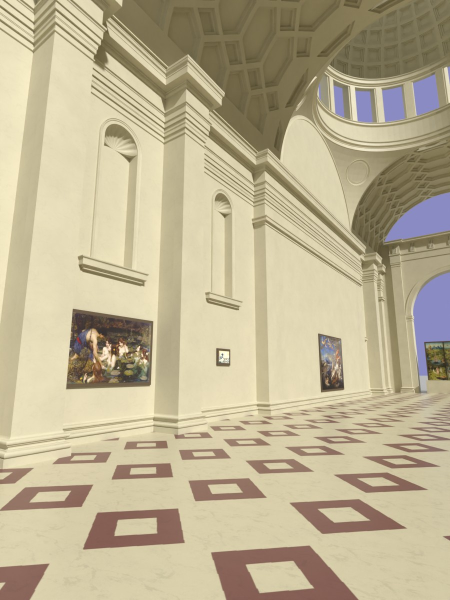
#> input picture renders/light-tests/left-wall-B.jpg, 900 x 1200 px, given in place of athens-original.jpg, which was not available (shown at 1/2 size)
$ python panelcore.py ../../renders/light-tests/left-wall-B.jpg
#> lines starting #> are read from the running program, lines starting #| are printed output that depends on the picture; after the words box and inside, x2 and y2 are one past the last pixel; in counts of white or black regions, pixels touching at a corner belong together
"""Median colour of coffer panel cores (hexagons inset 0.35 m past the rib) and rib cores, fresco vs render."""
import sys, math, cv2, numpy as np
CX, CY, F, EYE, ZS, R = 1933.3, 1775.9, 2274.0, 1.85, 12.3, 5.9
D, Pr, b, w, yref = 2.62, 1.62, 0.68, 0.20, 30.07
def stats(img, k, s_lo=-7.5, s_hi=7.5, y_lo=24.0, y_hi=31.4, ppm=100):
    s = np.arange(s_lo, s_hi, 1/ppm); y = np.arange(y_hi, y_lo, -1/ppm); S_, Y_ = np.meshgrid(s, y); th = S_/R
    X = R*np.sin(th); Z = ZS + R*np.cos(th); U = CX + F*X/Y_; V = CY - F*(Z-EYE)/Y_
    res = cv2.remap(img, (U*k).astype(np.float32), (V*k).astype(np.float32), cv2.INTER_AREA)
    def inset(poly, t):
        n = len(poly); o = []
        for i in range(n):
            p0, p1, p2 = np.array(poly[i-1]), np.array(poly[i]), np.array(poly[(i+1) % n])
            e1 = (p1-p0)/np.linalg.norm(p1-p0); e2 = (p2-p1)/np.linalg.norm(p2-p1)
            n1 = np.array([-e1[1], e1[0]]); n2 = np.array([-e2[1], e2[0]]); o.append(tuple(p1 + t*(n1+n2)/(1+n1@n2)))
        return o
    a, h = D/2, Pr/2
    core = np.zeros(res.shape[:2], np.uint8); rib = np.zeros(res.shape[:2], np.uint8) + 1
    px = lambda q: [int(round((q[0]-s_lo)*ppm)), int(round((y_hi-q[1])*ppm))]
    for i in range(-4, 5):
        for j in range(-6, 2):
            sc, yc = i*D, yref + j*Pr
            hexa = [(sc+a, yc), (sc+b, yc+h), (sc-b, yc+h), (sc-a, yc), (sc-b, yc-h), (sc+b, yc-h)]
            # panel core: lower 60 % of the inset hexagon (the far risers are at the top in the unroll)
            c = inset(hexa, w/2 + 0.30)
            cv2.fillPoly(core, [np.array([px(q) for q in c], np.int32)], 1)
            for t in (hexa, [(sc+a, yc), (sc+D-b, yc+h), (sc+a, yc+Pr), (sc+b, yc+h)]):
                cv2.fillPoly(rib, [np.array([px(q) for q in inset(t, w/2 - 0.05)], np.int32)], 0)
    valid = (V > 440) & (V < 1000) & ~((np.abs(U-1933) < 560) & (V > 690))
    out = {}
    for name, m in (("panel core", core == 1), ("rib core", rib == 1)):
        arr = res[m & valid].reshape(-1, 3)[:, ::-1]
        out[name] = tuple(int(v) for v in np.median(arr, 0))
    return out
fr = cv2.imread(__import__('os').environ.get('FRESCO', 'reference/download/athens-original.jpg'))
#> fr is the input picture: shape (1200, 900, 3); mean B, G, R 146.6, 177.1, 188.8
print("fresco", stats(fr, 20111/3840))
#> in stats, `res = cv2.remap(img, (U*k).astype(np.float32), (V*k).astype(np.float32..`: res: shape (740, 1500, 3); every value is 0
#> after the loop in stats, `for i in range(-4, 5):`:
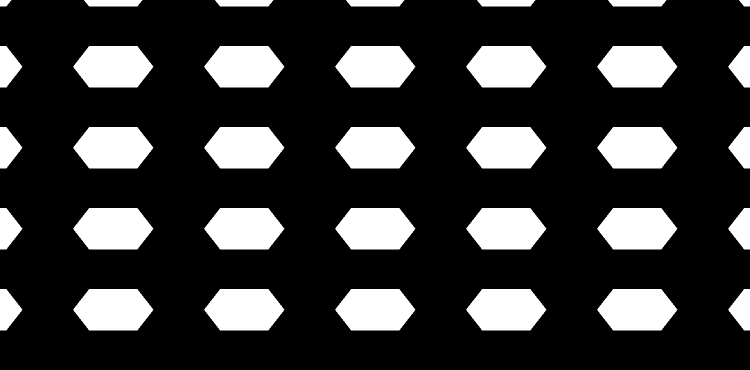
#> core: shape (740, 1500) (shown at 1/2 size); values 0 (black) and 1 (white), 21.6% white; 35 white regions, largest, box (x1, y1, x2, y2) and area: (146, 92, 307, 175) 10675, (408, 92, 569, 175) 10675, (670, 92, 831, 175) 10675
#> after the loop in stats, `for i in range(-4, 5):`:
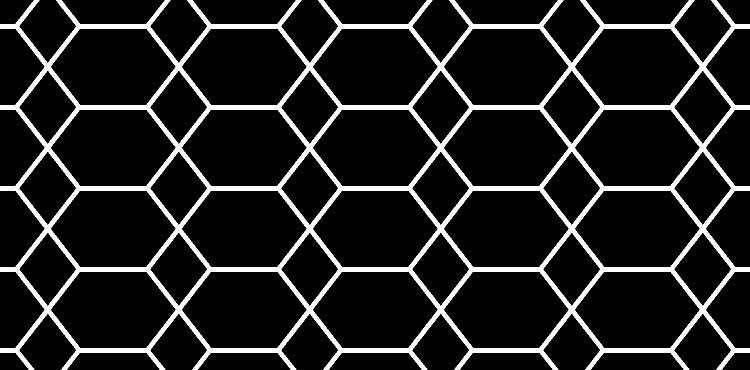
#> rib: shape (740, 1500) (shown at 1/2 size); values 0 (black) and 1 (white), 11.5% white; 1 white region, box (x1, y1, x2, y2) and area: (0, 0, 1500, 740) 127614
#> after the loop in stats, `for name, m in (("panel core", core == 1), ("rib core", rib == 1)):`: out = {'panel core': (0, 0, 0), 'rib core': (0, 0, 0)}
#| fresco {'panel core': (0, 0, 0), 'rib core': (0, 0, 0)}
rd = cv2.imread(sys.argv[1]); print("render", stats(rd, rd.shape[1]/3840))
#> call 2 of stats, with k = 0.234, s_lo = -7.5, s_hi = 7.5, y_lo = 24, y_hi = 31.4, ppm = 100
#> in stats (call 2), `X = R * np.sin(th)`:
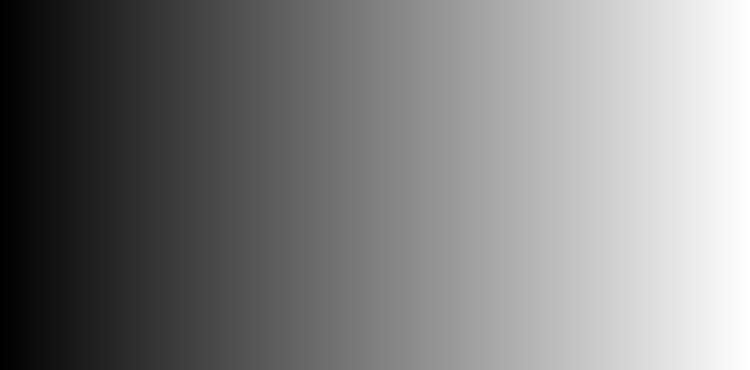
#> th: shape (740, 1500) float64 (shown at 1/2 size); min -1.27, max 1.27, mean -0.000847; drawn with min black and max white
#> in stats (call 2), `res = cv2.remap(img, (U*k).astype(np.float32), (V*k).astype(np.float32..`:
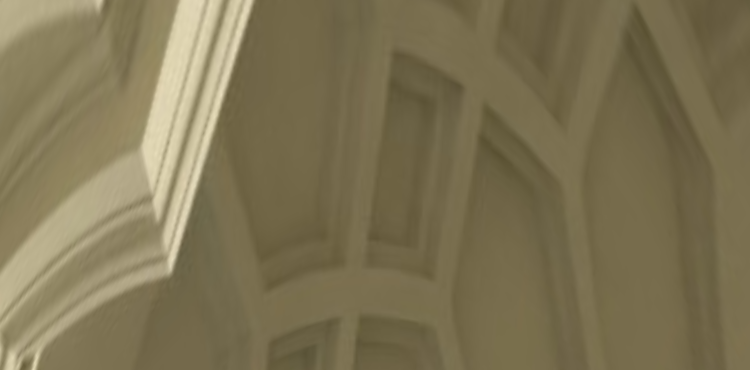
#> res: shape (740, 1500, 3) (shown at 1/2 size); mean B, G, R 83.3, 115.1, 125.7
#> after the loop in stats (call 2), `for name, m in (("panel core", core == 1), ("rib core", rib == 1)):`: out = {'panel core': (119, 108, 76), 'rib core': (118, 107, 76)}
#| render {'panel core': (119, 108, 76), 'rib core': (118, 107, 76)}

$ run again, on renders/light-tests/left-wall-base.jpg
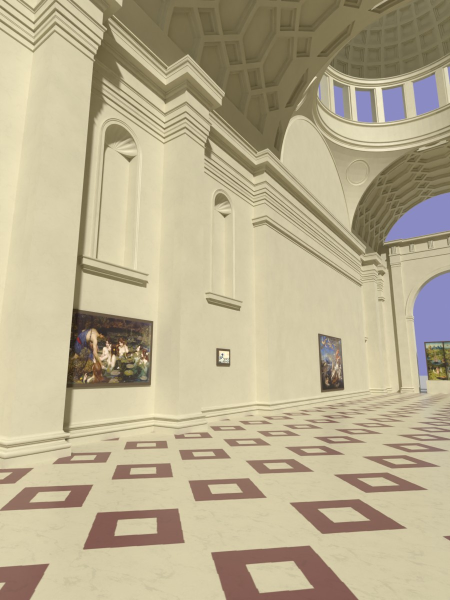
#> input picture renders/light-tests/left-wall-base.jpg, 900 x 1200 px, given in place of athens-original.jpg, which was not available (shown at 1/2 size)
#> fr is the input picture: shape (1200, 900, 3); mean B, G, R 143.5, 173.6, 185.3
#> res: shape (740, 1500, 3); every value is 0
#> after the loop in stats, `for name, m in (("panel core", core == 1), ("rib core", rib == 1)):`: out = {'panel core': (0, 0, 0), 'rib core': (0, 0, 0)}
#| fresco {'panel core': (0, 0, 0), 'rib core': (0, 0, 0)}
#> in stats (call 2), `res = cv2.remap(img, (U*k).astype(np.float32), (V*k).astype(np.float32..`:
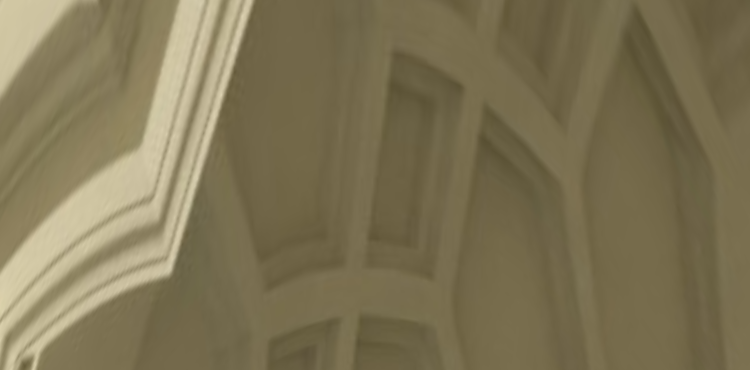
#> res: shape (740, 1500, 3) (shown at 1/2 size); mean B, G, R 84.4, 115.8, 126.3
#> after the loop in stats (call 2), `for name, m in (("panel core", core == 1), ("rib core", rib == 1)):`: out = {'panel core': (117, 107, 75), 'rib core': (117, 106, 75)}
#| render {'panel core': (117, 107, 75), 'rib core': (117, 106, 75)}

$ run again, on renders/light-tests/left-wall-now-A-B.jpg
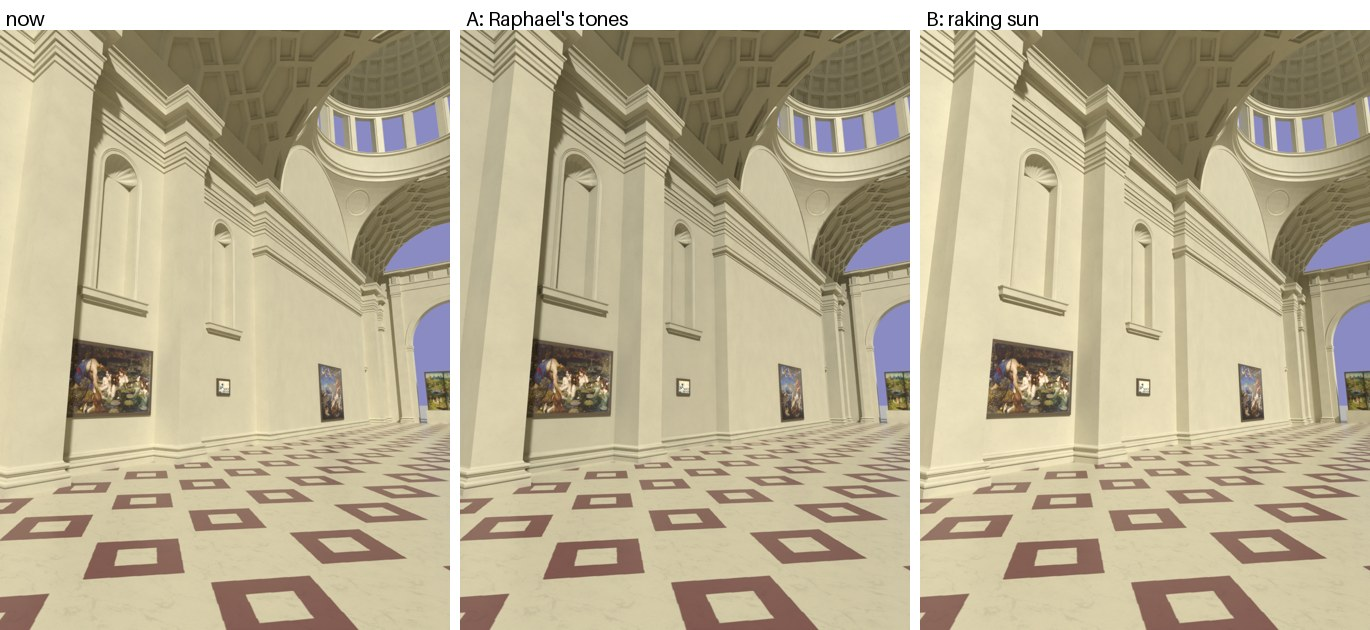
#> input picture renders/light-tests/left-wall-now-A-B.jpg, 1370 x 630 px, given in place of athens-original.jpg, which was not available
#> fr is the input picture: shape (630, 1370, 3); mean B, G, R 148.9, 176.5, 187.3
#> res: shape (740, 1500, 3); every value is 0
#> after the loop in stats, `for name, m in (("panel core", core == 1), ("rib core", rib == 1)):`: out = {'panel core': (0, 0, 0), 'rib core': (0, 0, 0)}
#| fresco {'panel core': (0, 0, 0), 'rib core': (0, 0, 0)}
#> in stats (call 2), `res = cv2.remap(img, (U*k).astype(np.float32), (V*k).astype(np.float32..`:
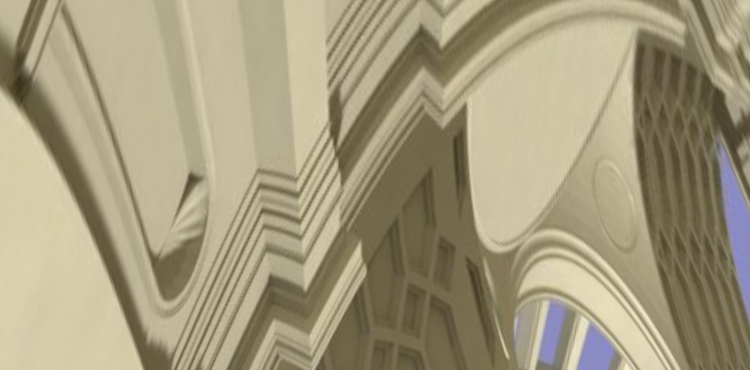
#> res: shape (740, 1500, 3) (shown at 1/2 size); mean B, G, R 126.1, 155, 164
#> after the loop in stats (call 2), `for name, m in (("panel core", core == 1), ("rib core", rib == 1)):`: out = {'panel core': (188, 179, 149), 'rib core': (188, 179, 149)}
#| render {'panel core': (188, 179, 149), 'rib core': (188, 179, 149)}
